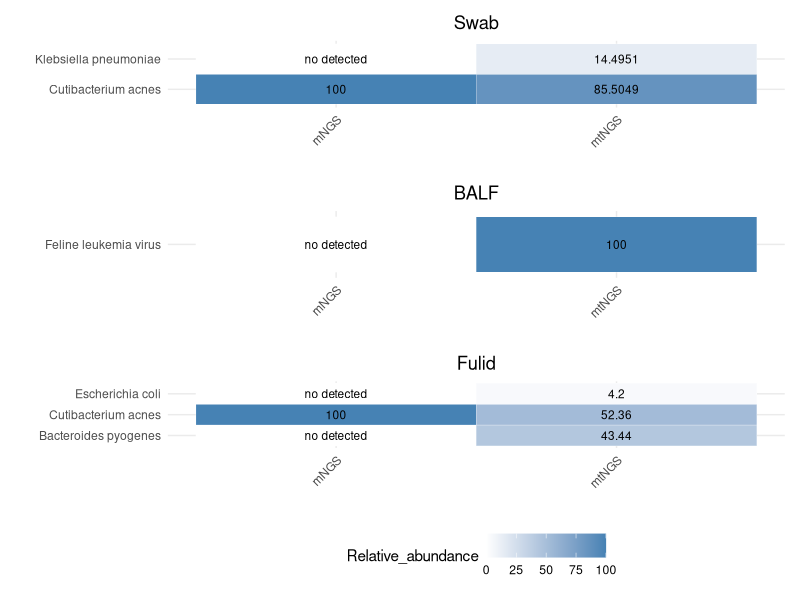
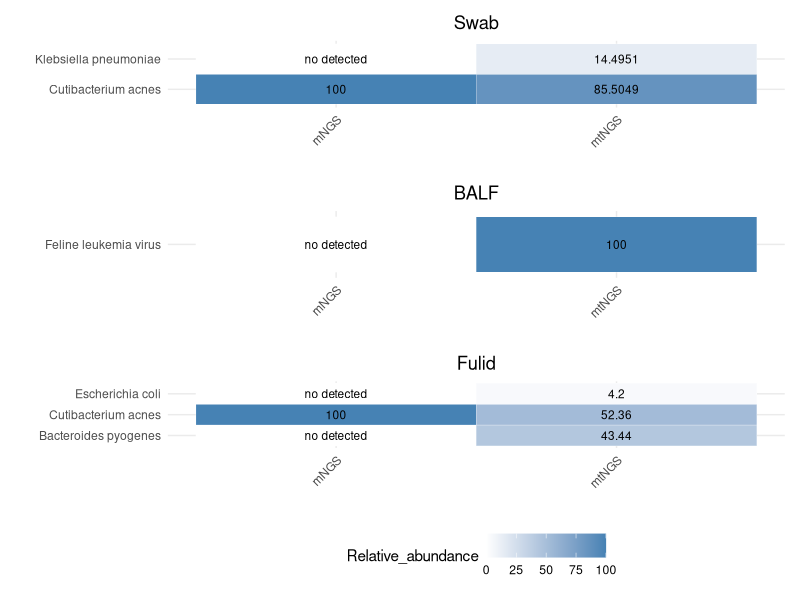
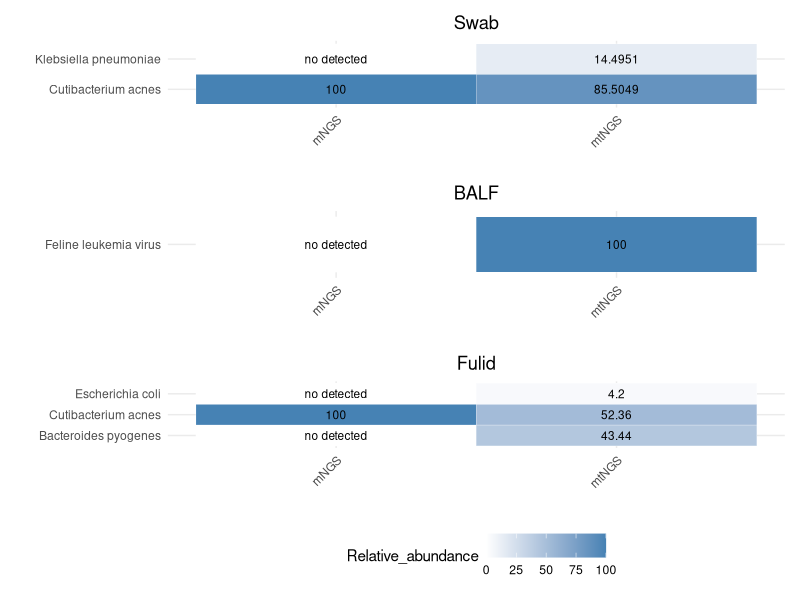

Write R code to recreate these figures, in order.

setwd("/Users/R/carpet/Pathogen/")
## 加载必要的包
library(ggplot2)
library(dplyr)
library(readr)
library(patchwork)

# 读取 CSV 文件（请确保文件在工作目录下或指定正确的路径）
swab <- read_csv("swab.csv")
BALF <- read_csv("BALF.csv")
fulid <- read_csv("fluid.csv")

# 数据预处理：添加用于显示的标签列
# 当 Relative_abundance 为 0 时显示 "no detected"，否则显示实际数值
swab <- swab %>%
  mutate(label = ifelse(Relative_abundance == 0, "no detected", as.character(Relative_abundance)))
BALF <- BALF %>%
  mutate(label = ifelse(Relative_abundance == 0, "no detected", as.character(Relative_abundance)))
fulid <- fulid %>%
  mutate(label = ifelse(Relative_abundance == 0, "no detected", as.character(Relative_abundance)))

# 定义绘制热图的函数
plot_heatmap <- function(data, title_text) {
  ggplot(data, aes(x = Group, y = Species, fill = Relative_abundance)) +
    geom_tile(color = "white") +
    scale_fill_gradient(low = "white", high = "steelblue") +
    geom_text(aes(label = label), size = 3) +
    labs(title = title_text, x = "", y = "") +
    theme_minimal() +
    theme(
      axis.text.x = element_text(angle = 45, hjust = 1),
      plot.title = element_text(hjust = 0.5)
    )
}

# 分别绘制三个热图
p_swab <- plot_heatmap(swab, "Swab")
p_BALF <- plot_heatmap(BALF, "BALF")
p_fulid <- plot_heatmap(fulid, "Fulid")

# 使用 patchwork 进行拼接，并合并图例
combined_plot <- (p_swab + p_BALF + p_fulid) + 
  plot_layout(ncol = 1,nrow=3, guides = "collect") &
  theme(legend.position = "bottom")

# 显示合并后的图形
print(combined_plot)
combined_plot
ggsave("test.pdf")
